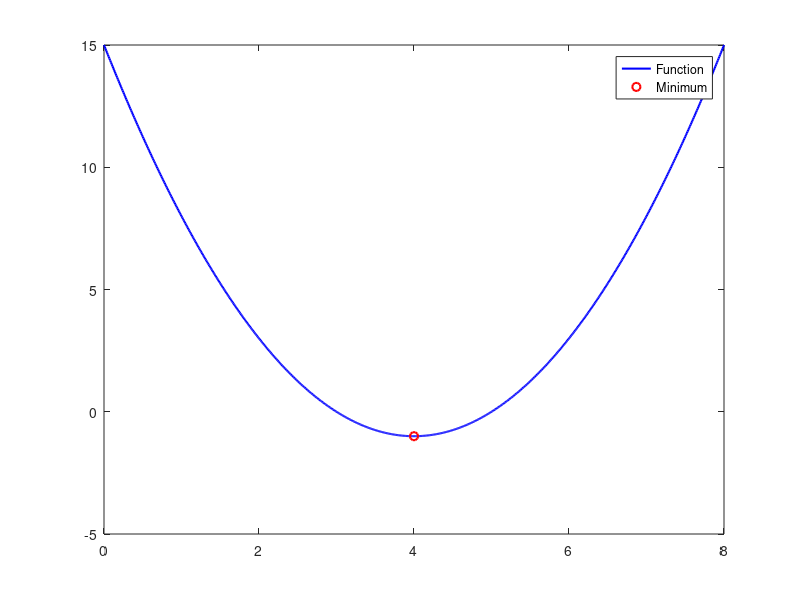

The MATLAB source for this figure: (Note: this script raises an error after producing the figure.)
% This script is intended to introduce optimization by minimum search 
% in Matlab.
%% One dimensional function
% Let's find the minimum of the following function:
% x^2 - 8x + 15 (exact solution x_min = 4) 

% Creating handle of the function above with handle parameter 
% corresponding to the independent variable of the function:
quadraticFcnHandle = @(x) x.^2 - 8 * x + 15;
% Defining the initial point of from what the searching starts:
initialX = 0;
% Performing minimum search
[xMinQuadratic, minValueQuadratic] = fminsearch(quadraticFcnHandle, ...
    initialX);
% Displaying iterations of minimum search:
optimOptions = optimset('Display','iter');
fminsearch(quadraticFcnHandle, initialX, optimOptions);

% Result visualization
figureObject1 = figure;
axisObject1 = axes(figureObject1);

xVect = 0 : 0.01 : 8;
yVect = quadraticFcnHandle(xVect);
plot(xVect, yVect, 'blue', 'LineWidth', 1.5);
hold(axisObject1, 'on')
plot(xMinQuadratic, minValueQuadratic, 'ro', 'LineWidth', 1.5);
hold(axisObject1, 'off')
legend(axisObject1, 'Function', 'Minimum')

%% Multidimensional function
% Let's find the minimum of a Rosenbrock function with a = 1 and b = 100 
% parameters. We implement the function in a separate file: 
% genericRosenbrock.m

% In the case of multidimensional functions, the fminsearch works in the 
% same way, but the independent variables of the function along which 
% the minimum is searched have to be put into a vector. 

aParam = 1;
bParam = 100;
rosenbrockFcnHandle = @(xValues, yValues) genericRosenbrock(...
    xValues, yValues, aParam, bParam);
optimFcnHandle = @(xyValues) rosenbrockFcnHandle(xyValues(1), ...
    xyValues(2));

initialPoint = [0, 0];
[xyMinRosenbrock, minValueRosenbrock] = fminsearch(...
    optimFcnHandle, initialPoint);

% Result visualization
% The two-dimensional functions can be visualized by Matlab surf command. 
% First, the grid representation of the  plane must be created by 
% meshgrid function: 
xVect = -10 : 0.01 : 10;
yVect = -10 : 0.1 : 10;
[xGrid, yGrid] = meshgrid(xVect, yVect);

%The variables xGrid and yGrid are matrices with as many rows and columns
% as many elements are in xVect and yVect, respectively. The corresponding 
% elements of xGrid and yGrid represent the  coordinates of a grid point.

zValuesRosenbrock = rosenbrockFcnHandle(xGrid, yGrid);

figureObject2 = figure;
axisObject2 = axes(figureObject2);
surf(axisObject2, xGrid, yGrid, zValuesRosenbrock, 'EdgeColor', 'none');

% Let's visualize the minimum point of the function with 3D scatter plot: 
hold(axisObject2, 'on')
scatter3(axisObject2, xyMinRosenbrock(1), xyMinRosenbrock(2), ...
    minValueRosenbrock, 'red', 'filled')
hold(axisObject2, 'off')